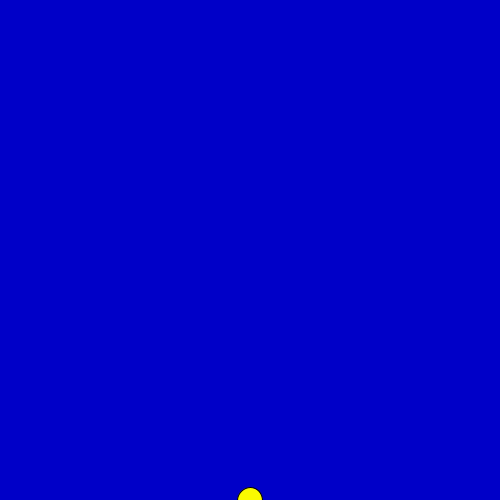
Frame 1 (no input)
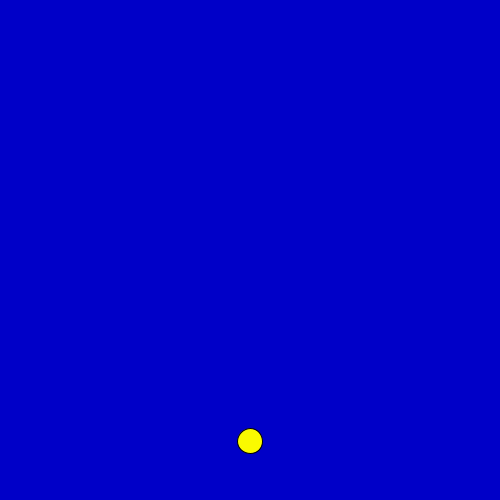
Frame 60 (the mouse pressed at the canvas centre just before this capture)
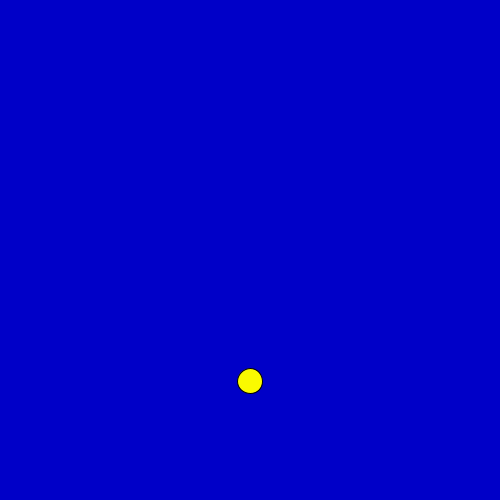
Frame 120 (the mouse held since frame 60 and released just before this capture)

The Processing sketch that drew these frames (run headless with seeded random() and noise(); from frame 60 on, the mouse is pressed at the canvas centre):

// Processing sketch: bila1hv
// ── bila1hv.pde
//"BILA" - MODEL RUCHU PUNKTU MATERIALNEGO - pierwsze przybliżenie
//Program Processingu w trybie 2 - z widocznymi funkcjami
//-////////////////////////////////////////////////////////////////

void setup() //Jest wykonywane raz - po uruchomieniu
{
  size(500,500);
  //noSmooth(); //Bez wygładzania linii? Po prostu odkomentować 
  fill(250,250,0);
  frameRate(150);
}

int h=0;
void draw() //Jest wykonywane w niewidocznej pętli
{
  background(0,0,200); //rgB
  ellipse(width/2,height-h,25,25);
  h++;
  h=h % height;
}

// https://github.com/borkowsk/bookProcessingPL
